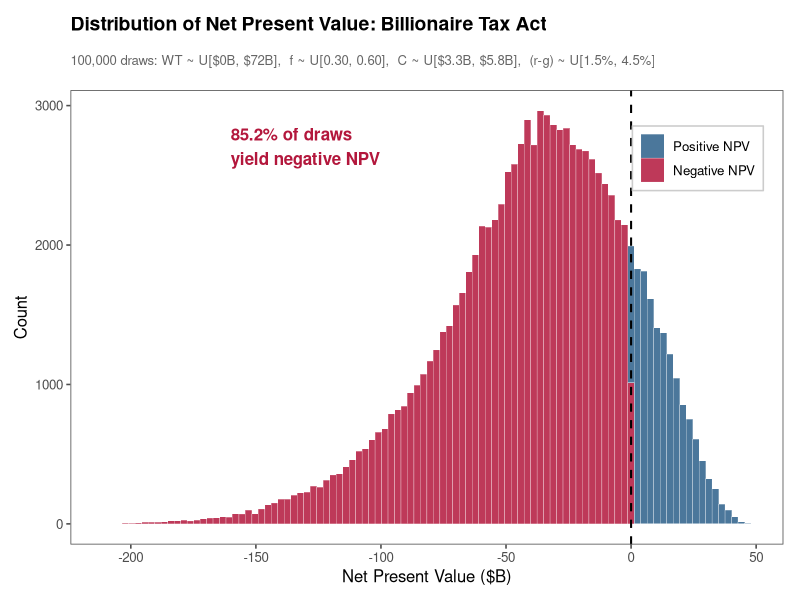
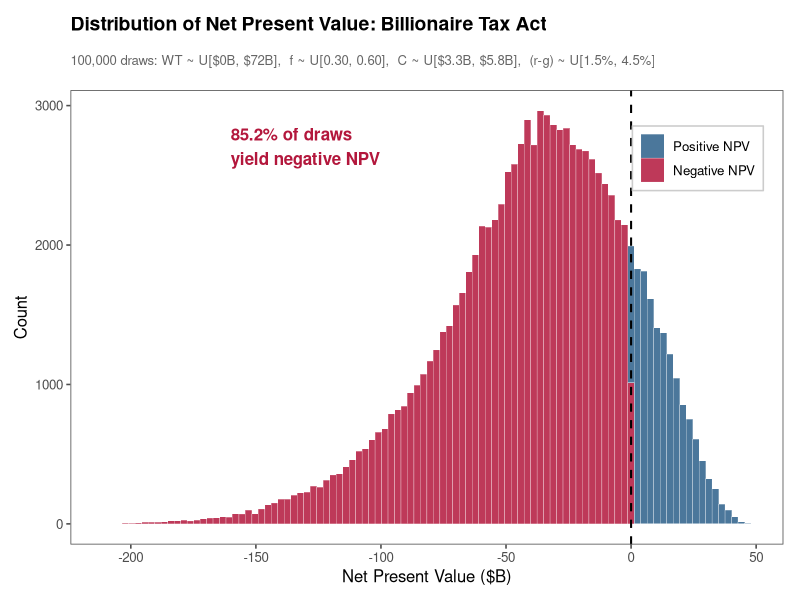

Write R code to recreate these figures, in order.
# Billionaire Tax Act: NPV Distribution (Section 5.4, Figure 3)
# Litigation-risk-weighted approach
# =============================================================================
#   NPV = WT - f*C/(r-g), 100,000 draws:
#   * WT ~ U[$0B, $72B]   wealth tax revenue (0 = Act struck down;
#                         72 = ceiling after confirmed departures)
#   * f ~ U[0.30, 0.60]   fraction of billionaire income tax base that departs
#   * C ~ U[$3.3B, $5.8B] annual billionaire income tax
#   * (r-g) ~ U[1.5%, 4.5%]
# =============================================================================
library(ggplot2)
library(ggthemes)

set.seed(2026)
plot_dir <- "../NPV_plots"

# ---- Parameters ----
n_sims <- 100000
wt_min <- 0;    wt_max <- 72      # wealth-tax revenue ($B), embeds litigation range
f_min  <- 0.30; f_max  <- 0.60    # fraction of income-tax base that departs
c_min  <- 3.3;  c_max  <- 5.8     # annual billionaire income tax ($B)
rg_min <- 0.015; rg_max <- 0.045  # net real discount rate (r - g)

# ---- Draws ----
wt <- runif(n_sims, wt_min, wt_max)
f  <- runif(n_sims, f_min,  f_max)
c_income    <- runif(n_sims, c_min,  c_max)
rg_discount <- runif(n_sims, rg_min, rg_max)

# ---- NPV ----
npv <- wt - (f * c_income) / rg_discount
results <- data.frame(wt, f, c_income, rg_discount, npv)

# ---- Summary ----
cat("=== NPV Distribution Summary ===\n")
cat(sprintf("  Simulations:      %d\n", n_sims))
cat(sprintf("  Mean NPV:         $%.1fB\n", mean(npv)))
cat(sprintf("  Median NPV:       $%.1fB\n", median(npv)))
cat(sprintf("  Std Dev:          $%.1fB\n", sd(npv)))
cat(sprintf("  P5 / P25 / P75 / P95: $%.1f / $%.1f / $%.1f / $%.1fB\n",
            quantile(npv,.05), quantile(npv,.25), quantile(npv,.75), quantile(npv,.95)))
cat(sprintf("  Pct Negative:     %.1f%%\n", 100*mean(npv < 0)))

pct_negative <- round(100 * mean(npv < 0), 1)

# ---- Plot ----
p <- ggplot(results, aes(x = npv)) +
  geom_histogram(aes(fill = npv < 0), bins = 100, alpha = 0.85,
                 color = "white", linewidth = 0.1) +
  scale_fill_manual(
    values = c("TRUE" = "#B3173C", "FALSE" = "#2C5F8A"),
    labels = c("TRUE" = "Negative NPV", "FALSE" = "Positive NPV"),
    name = NULL
  ) +
  geom_vline(xintercept = 0, linetype = "dashed", color = "black", linewidth = 0.7) +
  annotate("text", x = -160, y = Inf, vjust = 2, hjust = 0,
           label = paste0(pct_negative, "% of draws\nyield negative NPV"),
           size = 4.3, fontface = "bold", color = "#B3173C") +
  labs(
    title = "Distribution of Net Present Value: Billionaire Tax Act",
    subtitle = "100,000 draws: WT ~ U[$0B, $72B],  f ~ U[0.30, 0.60],  C ~ U[$3.3B, $5.8B],  (r-g) ~ U[1.5%, 4.5%]",
    x = "Net Present Value ($B)",
    y = "Count"
  ) +
  theme_few() +
  theme(
    plot.title    = element_text(face = "bold", size = 14, margin = margin(b = 14)),
    plot.subtitle = element_text(size = 9.5, color = "gray40", margin = margin(t = 0, b = 16)),
    legend.position = c(0.88, 0.85),
    legend.background = element_rect(fill = "white", color = "gray80"),
    plot.margin = margin(t = 12, r = 12, b = 10, l = 10)
  )

ggsave(file.path(plot_dir, "npv_distribution_v8.png"), p, width = 10, height = 6, dpi = 300)
ggsave(file.path(plot_dir, "npv_distribution_v8.pdf"), p, width = 10, height = 6)
cat("\nSaved npv_distribution_v8.{png,pdf}\n")
